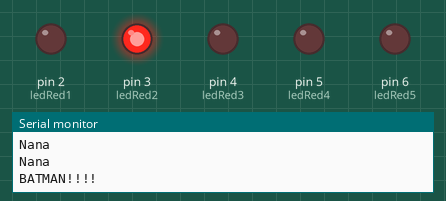
Recording of a sketch running on a simulated Arduino Uno, built with avr-gcc and run on an emulated ATmega328P. Shown: output pins drawn as LEDs (lit = HIGH), the last lines printed to the serial monitor.

Above: at 0.09 s.
At 0.38 s:
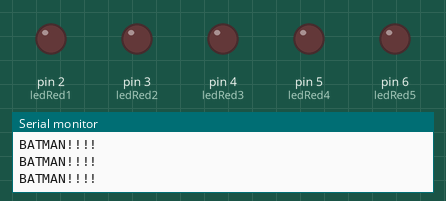
At 0.64 s:
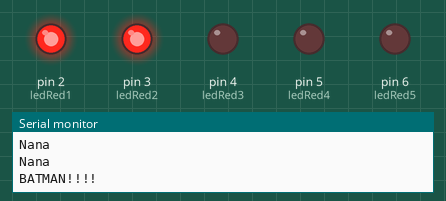
At 1.14 s:
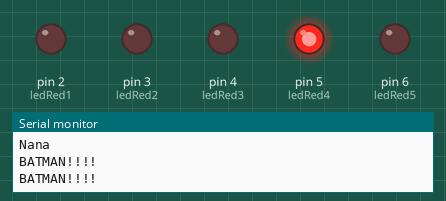
At 1.56 s:
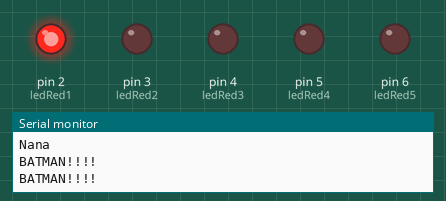
At 2.19 s:
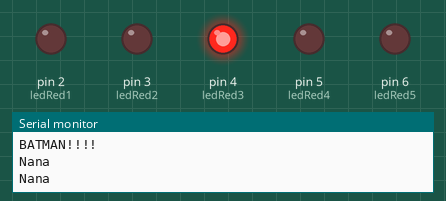
Timing chart, 0 to 3.0 s (numbered marks = the images above):
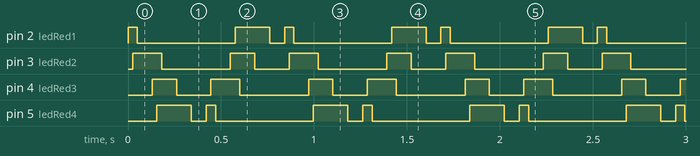

The sketch:

Kit_Hasselhoff.ino
```cpp
#define ledRed1 2
#define ledRed2 3
#define ledRed3 4
#define ledRed4 5
#define ledRed5 6

#define LEDON HIGH
#define LEDOFF LOW

void setup() {
  // put your setup code here, to run once:
Serial.begin(9600);
pinMode(ledRed1, OUTPUT);
pinMode(ledRed2, OUTPUT);
pinMode(ledRed3, OUTPUT);
pinMode(ledRed4, OUTPUT);
pinMode(ledRed5, OUTPUT);

}

#define viive1 25
#define viive2 80
void loop() {
  // put your main code here, to run repeatedly:

Serial.println("Nana");
digitalWrite(ledRed1, HIGH);
delay(viive1);
Serial.println("Nana");
digitalWrite(ledRed2, HIGH);
delay(viive1);
Serial.println("BATMAN!!!!");
digitalWrite(ledRed1, LOW);
delay(viive2);
Serial.println("Nana");
digitalWrite(ledRed3, LEDON);
delay(viive1);
Serial.println("Nana");
digitalWrite(ledRed4, LEDON);
delay(viive1);
Serial.println("BATMAN!!!!");
digitalWrite(ledRed2, LOW);
delay(viive2);
Serial.println("BATMAN!!!!");
digitalWrite(ledRed3, LEDOFF);
delay(viive2);
Serial.println("BATMAN!!!!");
digitalWrite(ledRed4, LEDOFF);
delay(viive2);
Serial.println("Nana");
digitalWrite(ledRed4, LEDON);
delay(viive1);
Serial.println("Nana");
digitalWrite(ledRed3, LEDON);
delay(viive1);
digitalWrite(ledRed4, LEDOFF);
delay(viive2);
digitalWrite(ledRed2, HIGH);
delay(viive1);
Serial.println("Nana");
digitalWrite(ledRed1, HIGH);
delay(viive1);
Serial.println("BATMAN!!!!");
digitalWrite(ledRed3, LEDOFF);
delay(viive2);
Serial.println("BATMAN!!!!");
digitalWrite(ledRed2, LOW);
delay(viive2);
Serial.println("BATMAN!!!!");
digitalWrite(ledRed1, LOW);
delay(viive2);

}
```

Measured:
- by itself, pin 2 (ledRed1): repeats every 0.84 s: LOW 0.53 s, HIGH 0.19 s, LOW 0.08 s, HIGH 0.05 s
- by itself, pin 3 (ledRed2): repeats every 0.84 s: LOW 0.37 s, HIGH 0.13 s, LOW 0.19 s, HIGH 0.16 s
- by itself, pin 4 (ledRed3): repeats every 0.84 s: LOW 0.19 s, HIGH 0.16 s, LOW 0.37 s, HIGH 0.13 s
- by itself, pin 5 (ledRed4): repeats every 0.84 s: LOW 0.08 s, HIGH 0.05 s, LOW 0.53 s, HIGH 0.19 s
